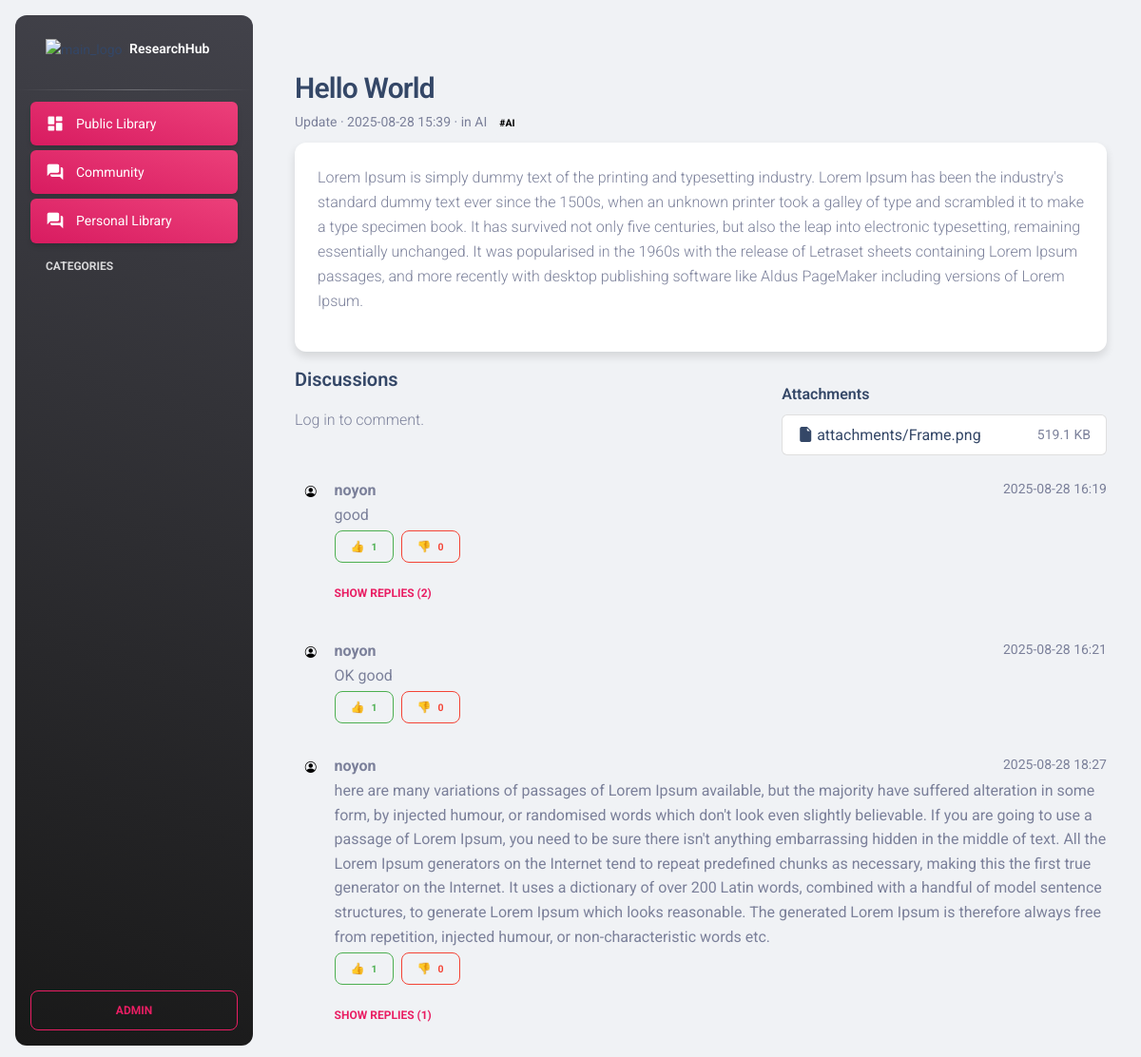
The page /community/post/1/ on the database its author committed.
### appCommunity/models.py (models this page shows, shortened)
class TimeStampedModel(models.Model):
    created_at = models.DateTimeField(auto_now_add=True, db_index=True)
    updated_at = models.DateTimeField(auto_now=True)
    class Meta:
        abstract = True

class Post(TimeStampedModel):
    class Kind(models.TextChoices):
        QUESTION = "question", "Question"
        DISCUSSION = "discussion", "Discussion"
        News = "news", "News"
        Update = "Update", "Update"
    author = models.ForeignKey(
        settings.AUTH_USER_MODEL, on_delete=models.SET_NULL, null=True, related_name="posts"
    )
    title = models.CharField(max_length=180)
    content = models.TextField()  # Markdown or plain text
    kind = models.CharField(max_length=12, choices=Kind.choices, default=Kind.QUESTION)
    topic = models.ForeignKey(Topic, on_delete=models.SET_NULL, null=True, blank=True, related_name="posts")
    tags = models.ManyToManyField(Tag, blank=True, related_name="posts")
    class Meta:
        ordering = ["-created_at"]
        indexes = [
            models.Index(fields=["-created_at"]),
            models.Index(fields=["kind", "-created_at"]),
            models.Index(fields=["topic", "-created_at"]),
            models.Index(fields=["author", "-created_at"]),
        ]

class Topic(TimeStampedModel):
    name = models.CharField(max_length=100, unique=True)
    slug = models.SlugField(max_length=120, unique=True, blank=True)
    description = models.TextField(blank=True)
    class Meta:
        ordering = ["name"]
        indexes = [models.Index(fields=["slug"])]

class Tag(TimeStampedModel):
    name = models.CharField(max_length=40, unique=True)
    slug = models.SlugField(max_length=60, unique=True, blank=True)

class Attachment(TimeStampedModel):
    post = models.ForeignKey(Post, on_delete=models.CASCADE, related_name="attachments")
    file = models.FileField(upload_to="attachments/")
    name = models.CharField(max_length=140, blank=True)

class Comment(TimeStampedModel):
    post = models.ForeignKey(Post, on_delete=models.CASCADE, related_name="comments")
    author = models.ForeignKey(
        settings.AUTH_USER_MODEL, on_delete=models.SET_NULL, null=True, related_name="comments"
    )
    parent = models.ForeignKey(
        "self", null=True, blank=True, on_delete=models.CASCADE, related_name="replies"
    )
    content = models.TextField()
    class Meta:
        ordering = ["created_at"]  # oldest→newest per thread
        indexes = [
            models.Index(fields=["post", "created_at"]),
            models.Index(fields=["parent", "created_at"]),
            models.Index(fields=["author", "created_at"]),
        ]

### appCommunity/views.py (the view, shortened to what this page needs)
# urls.py: path("post/<int:pk>/", views.post_detail, name="post_detail"),
def post_detail(request, pk):
    post = get_object_or_404(
        Post.objects.select_related("author", "topic").prefetch_related("tags"),
        pk=pk,
    )
    reply_qs = Comment.objects.select_related("author").order_by("created_at")
    comments = list(
        Comment.objects.filter(post=post)
        .select_related("author")
        .prefetch_related(Prefetch("replies", queryset=reply_qs))
        .order_by("created_at")
    )
    root_comments = [c for c in comments if c.parent_id is None]
    comment_ids = [c.id for c in comments]
    ct_comment = ContentType.objects.get_for_model(Comment)
    like_counts_map = {}
    dislike_counts_map = {}
    if comment_ids:
        agg = (
            Reaction.objects
            .filter(content_type=ct_comment, object_id__in=comment_ids)
            .values("object_id", "kind")
            .annotate(c=Count("id"))
        )
        for row in agg:
            if row["kind"] == Reaction.Kind.LIKE:
                like_counts_map[row["object_id"]] = row["c"]
            elif row["kind"] == Reaction.Kind.DISLIKE:
                dislike_counts_map[row["object_id"]] = row["c"]
    my_map = {}
    for c in comments:
        c.my_reaction = my_map.get(c.id)                    # 'like' | 'dislike' | None
        c.like_count = like_counts_map.get(c.id, 0)         # int
        c.dislike_count = dislike_counts_map.get(c.id, 0)   # int
    ct_post = ContentType.objects.get_for_model(Post)
    post_like_count = 0
    post_dislike_count = 0
    for row in (
        Reaction.objects
        .filter(content_type=ct_post, object_id=post.pk)
        .values("kind").annotate(c=Count("id"))
    ):
        if row["kind"] == Reaction.Kind.LIKE:
            post_like_count = row["c"]
        elif row["kind"] == Reaction.Kind.DISLIKE:
            post_dislike_count = row["c"]
    user_post_reaction = None
    if request.user.is_authenticated:
        user_post_reaction = (
            Reaction.objects
            .filter(user=request.user, content_type=ct_post, object_id=post.pk)
            .first()
        )
    ctx = {
        "post": post,
        "root_comments": root_comments,
        "topics": Topic.objects.order_by("name"),
        "tags": Tag.objects.order_by("name"),
        "user_post_reaction": user_post_reaction,
        "post_like_count": post_like_count,
        "post_dislike_count": post_dislike_count,
    }
    return render(request, "forum/post_detail.html", ctx)

### templates/forum/post_detail.html (shortened to what this page needs)
{% extends "root.html" %}
{% block content %}
    {% include 'aside.html' %}
    <main class="main-content position-relative max-height-vh-100 h-100 border-radius-lg mt-5 p-4">
        <div class="container">
            <div class="row">
                <article class="mb-4">
                    <div class="d-flex justify-content-between align-items-start">
                        <h3 class="mb-1">{{ post.title }}</h3>
                    </div>
                    <div class="text-muted small mb-2">
                        {{ post.get_kind_display }} · {{ post.created_at|date:"Y-m-d H:i" }}
                        {% if post.topic %} · in {{ post.topic.name }}{% endif %}
                        {% for tg in post.tags.all %}
                            <span class="badge text-bg-light">#{{ tg.name }}</span> {% endfor %}
                    </div>
                    <div class="card border-0 shadow-sm mb-3">
                        <div class="card-body">
                            {{ post.content|linebreaks }}
                        </div>
                    </div>
                    <div class="row">
                        <div class="col-md-7">
                            <h5 class="mb-3">Discussions</h5>
                            {% if user.is_authenticated %}
                                <form action="{% url 'add_comment' post.pk %}" method="post" class="mb-3">
                                    {% csrf_token %}
                                    <div class="">
                                <textarea style="background-color: aliceblue" name="content" class="form-control p-1"
                                      rows="3" placeholder="Write a comment…"
                                      required></textarea>
                                        <button class="btn btn-primary mt-3">Comment</button>
                                    </div>
                                </form>
                            {% else %}
                                <p class="text-muted">Log in to comment.</p>
                            {% endif %}
                        </div>
                        <div class="col-md-5">
                            <div class="mt-3">
                                <h6 class="mb-2">Attachments</h6>
                                <ul class="list-group">
                                    {% for att in post.attachments.all %}
                                        <li class="list-group-item d-flex justify-content-between align-items-center">
                                            <a href="{{ att.file.url }}" download>
                                                <i class="bi bi-file-earmark-fill"></i> {{ att.name|default:att.file.name }}
                                            </a>
                                            <small class="text-muted">{{ att.file.size|filesizeformat }}</small>
                                        </li>
                                    {% empty %}
                                        <li class="list-group-item text-muted">No attachments.</li>
                                    {% endfor %}
                                </ul>
                            </div>
                        </div>
                    </div>
                </article>
                <section>
                    {% if root_comments %}
                        <ul class="list-unstyled">
                            {% for comment in root_comments %}
                                {% include "forum/_comment.html" with comment=comment post=post %}
                            {% endfor %}
                        </ul>
                    {% else %}
                        <p class="text-muted">No comments yet.</p>
                    {% endif %}
                </section>
            </div>
        </div>
    </main>
{% endblock %}

### templates/forum/_comment.html (shortened to what this page needs)
<li class="mb-3 ">
    <div class="">
        <div class="p-0">
            <div class="d-flex align-items-start">
                <div class="me-2">
                    <span class="badge text-bg-secondary"><i class="bi bi-person-circle"></i></span>
                </div>
                <div class="flex-grow-1">
                    <div class="d-flex justify-content-between">
                        <strong>{{ comment.author|default:"Anon" }}</strong>
                        <small class="text-muted">{{ comment.created_at|date:"Y-m-d H:i" }}</small>
                    </div>
                    <div class="mt-0 mb-1">
                        {{ comment.content|linebreaksbr }}
                    </div>
                    <div class="row">
                        <div class="col-md-4">
                            <div class="btn-group">
                                <form method="post" action="{% url 'react_comment' comment.pk 'like' %}">
                                    <button class="btn btn-sm me-2 {% if comment.my_reaction == 'like' %}btn-success{% else %}btn-outline-success{% endif %}">
                                        👍 <span class="ms-1 small">{{ comment.like_count }}</span>
                                    </button>
                                </form>
                                <form method="post" action="{% url 'react_comment' comment.pk 'dislike' %}">
                                    <button class="btn btn-sm {% if comment.my_reaction == 'dislike' %}btn-danger{% else %}btn-outline-danger{% endif %}">
                                        👎 <span class="ms-1 small">{{ comment.dislike_count }}</span>
                                    </button>
                                </form>
                            </div>
                        </div>
                        <div class="col-md-8">
                        </div>
                    </div>
                    {% with reply_len=comment.replies.all|length %}
                        {% if reply_len %}
                            <button
                                    class="btn btn-link btn-sm px-0 collapsed"
                                    type="button"
                                    data-bs-toggle="collapse"
                                    data-bs-target="#replies-{{ comment.id }}"
                                    aria-expanded="false"
                                    aria-controls="replies-{{ comment.id }}"
                            >
                                <span class="when-closed">Show replies ({{ reply_len }})</span>
                            </button>
                        {% endif %}
                    {% endwith %}
                </div>
            </div>
        </div>
    </div>
</li>

### templates/forum/_comment.html (style rules this page uses)
.collapsed .when-closed { display: inline; }

### rows shown on the page
Post: title "Hello World", kind "Update", created_at "2025-08-28 15:39", topic.name "AI", content "Lorem Ipsum is simply dummy text of the printing and typesetting industry. Lorem Ipsum has been the industry's standard dummy text ever since the 1500s, when an unknown printer took a galley of type and scrambled it to make a type specimen book. It has survived not only five centuries, but also the leap into electronic typesetting, remaining essentially unchanged. It was popularised in the 1960s with the release of Letraset sheets containing Lorem Ipsum passages, and more recently with desktop publishing software like Aldus PageMaker including versions of Lorem Ipsum."
Tag: name "AI"
Attachment: name "attachments/Frame.png", file.size|filesizeformat "519.1 KB"
Comment: author "noyon", created_at "2025-08-28 16:19", content "good", like_count "1", dislike_count "0", replies "2"
Comment: author "noyon", created_at "2025-08-28 16:21", content "OK good", like_count "1", dislike_count "0"
Comment: author "noyon", created_at "2025-08-28 18:27", content "here are many variations of passages of Lorem Ipsum available, but the majority have suffered alteration in some form, by injected humour, or randomised words which don't look even slightly believable. If you are going to use a passage of Lorem Ipsum, you need to be sure there isn't anything embarrassing hidden in the middle of text. All the Lorem Ipsum generators on the Internet tend to repeat predefined chunks as necessary, making this the first true generator on the Internet. It uses a dictionary of over 200 Latin words, combined with a handful of model sentence structures, to generate Lorem Ipsum which looks reasonable. The generated Lorem Ipsum is therefore always free from repetition,…", like_count "1", dislike_count "0", replies "1"
